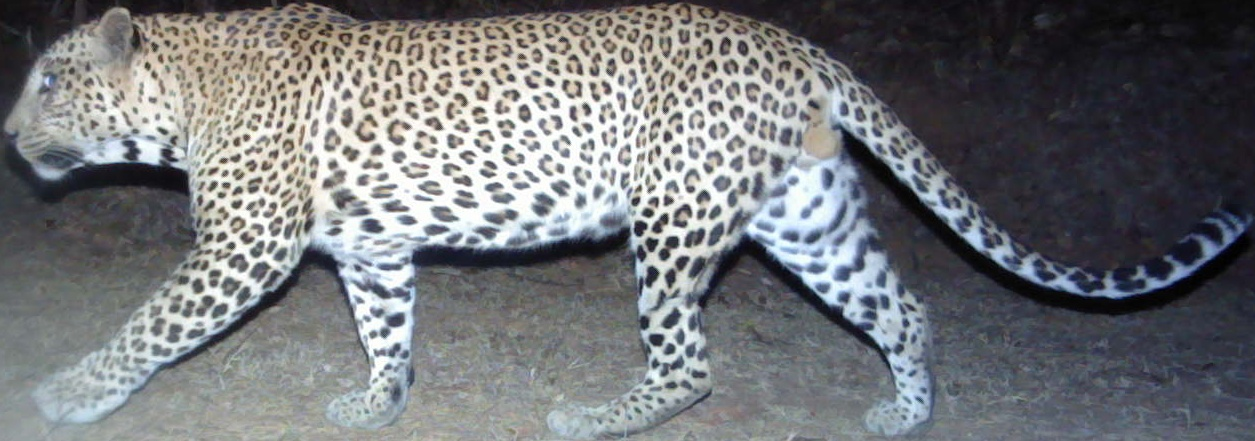
#> input picture leopard_id/data/histogram_matching/0_0_BG-01A-2019-02-05_05-10-44.jpg, 1255 x 441 px; its folder holds only this picture in this run
$ python -i edge-detection.py   (imports and definitions only)
#> lines starting #> are read from the running program, lines starting #| are printed output that depends on the picture; after the words box and inside, x2 and y2 are one past the last pixel; in counts of white or black regions, pixels touching at a corner belong together
import os
import cv2
import time
import logging
import numpy as np

# Setup logging
# [3 lines not run here, left out]

def process_image(image_path, binary_output_path, merged_output_path):
    # Load the image for edge detection
#> called with binary_output_path = 'out.png', merged_output_path = 'out1.png'
    image = cv2.imread(image_path)
#> image is the input picture: shape (441, 1255, 3); mean B, G, R 120.6, 117.6, 115.7
    if image is None:
        logging.error(f"Failed to load image at {image_path}")
        return

    # Edge detection
    gray = cv2.cvtColor(image, cv2.COLOR_BGR2GRAY)
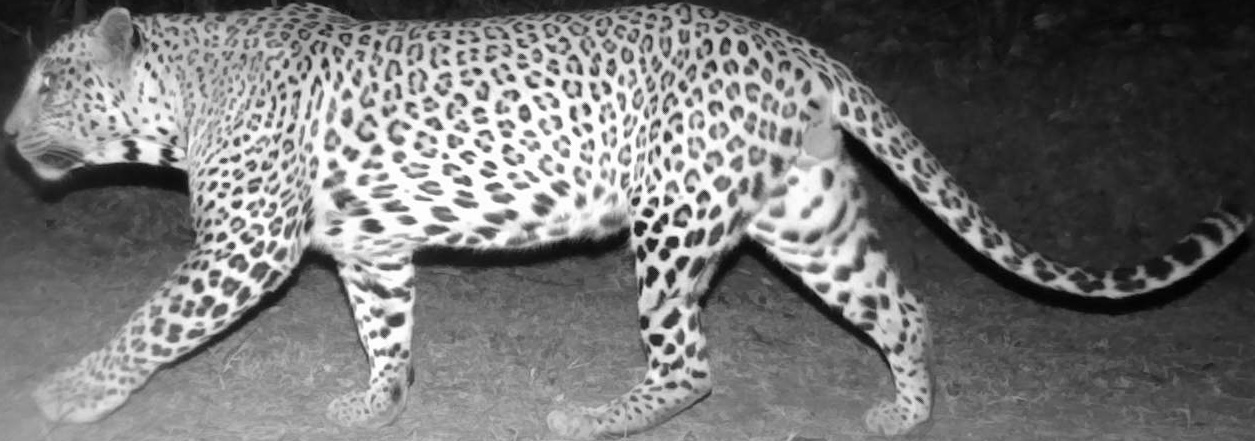
#> gray: shape (441, 1255); min 0, max 255, mean 117.4
    blurred = cv2.GaussianBlur(gray, (5, 5), 0)
    edges = cv2.Canny(blurred, 55, 160)
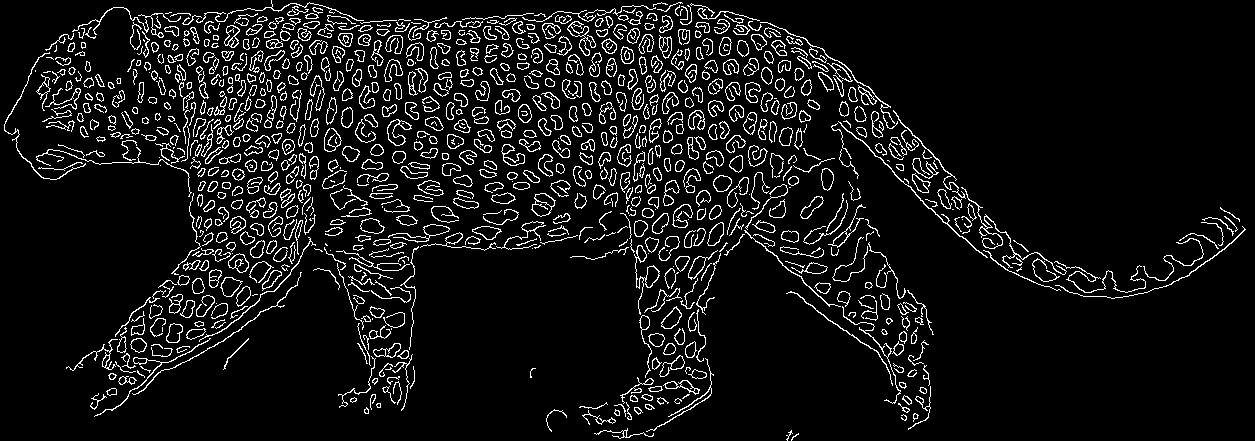
#> edges: shape (441, 1255); 7.8% white in thin lines or dots

    # Find contours and draw on a copy of the original image for visualization
    contours, _ = cv2.findContours(edges, cv2.RETR_EXTERNAL, cv2.CHAIN_APPROX_SIMPLE)
#> contours = 913 contours, 457 with area under 20; largest, box (x1, y1, x2, y2) and area: (531, 193, 556, 217) 368, (634, 245, 660, 315) 328, (387, 119, 412, 146) 297, (220, 277, 243, 297) 266, (228, 253, 249, 273) 256
    merged_image = image.copy()
    cv2.drawContours(merged_image, contours, -1, (0, 255, 0), 2)
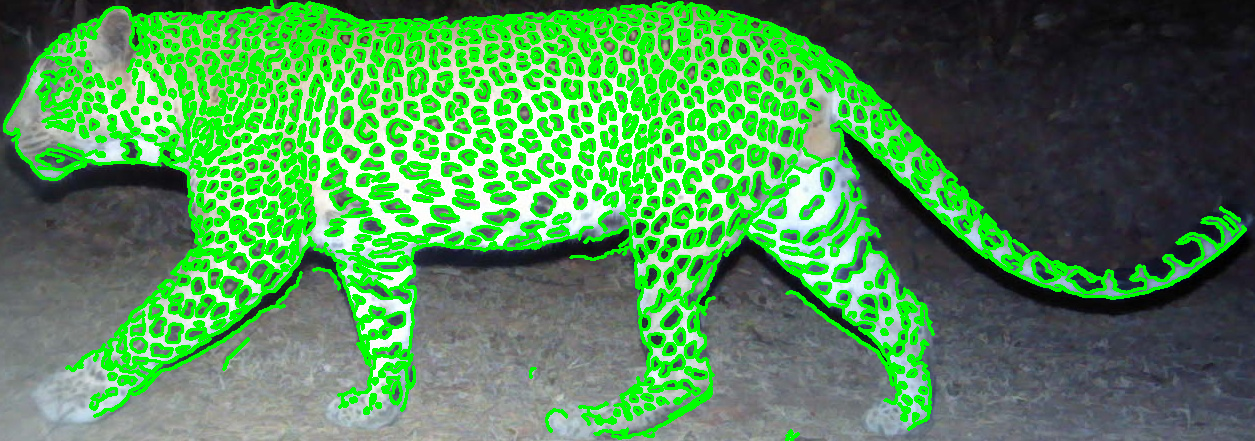
#> merged_image: shape (441, 1255, 3); mean B, G, R 85.4, 143.2, 81.1

    # Save the processed images
    cv2.imwrite(binary_output_path, edges)
    cv2.imwrite(merged_output_path, merged_image)

# Base directories for dataset and outputs
input_dir = "data/leopard_ids_background_removed_histogram_matching"
binary_output_dir = "data/leopard_ids_binary_output"
merged_output_dir = "data/leopard_ids_merged_output"

# Ensure output directories exist
# [5 lines not run here, left out]
image_times = []
# [17 lines not run here, left out]

# Log performance
avg_time = sum(image_times) / len(image_times) if image_times else 0
# [1 line not run here, left out]
total_time = sum(image_times)
# [3 lines not run here, left out]

>>> result = process_image('../data/histogram_matching/0_0_BG-01A-2019-02-05_05-10-44.jpg', 'out.png', 'out1.png')
